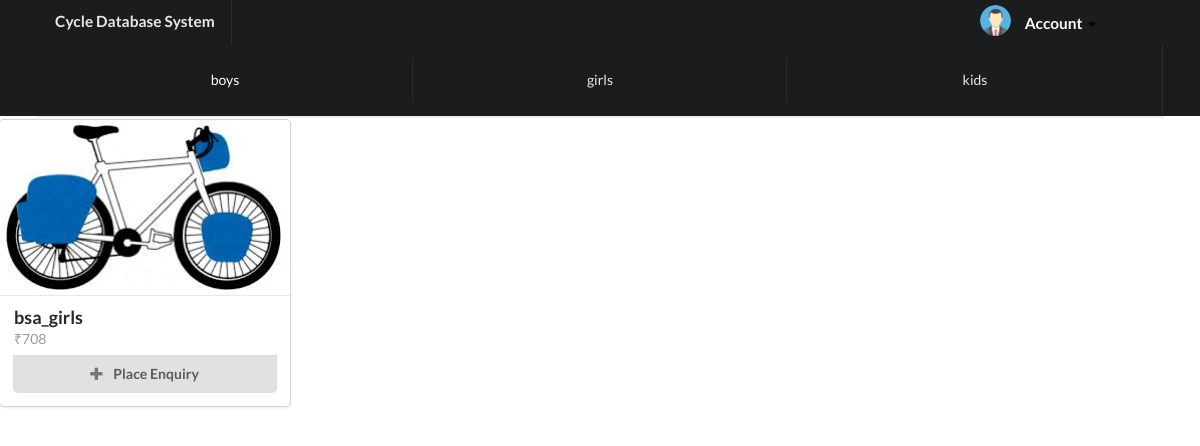
/allStock?cat=girls (signed in), run on an earlier commit of the app's database.
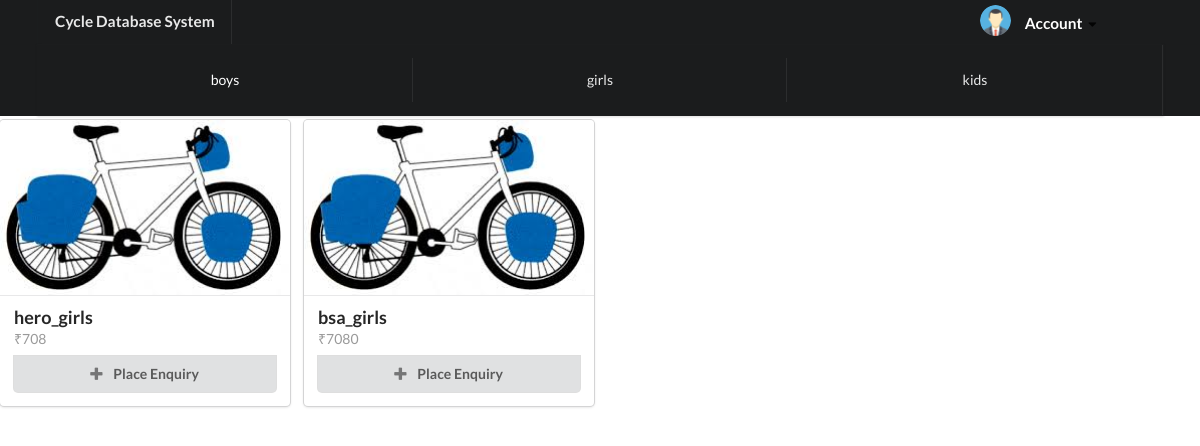
And on a later commit of the database.
### tables this page shows
CREATE TABLE stock(cycle_name varchar(50),cat_id varchar(10),cost_price number, sell_price number, cycle_image varchar(100),quantity number, description text, constraint pk_stock primary key(cycle_name),constraint fk_stock foreign key(cat_id) references category(cat_id) on delete cascade);

### application.py (the view)
@app.route('/allStock', methods=['GET','POST'])
def allStock():
    if 'username' in session:
        username = session['username']
        con = sql.connect('database.db')
        cur = con.cursor()
        cur.execute("select e.enq_date, e.cycle_name, c.cat_name, s.sell_price from enquiry e, stock s, category c where e.cycle_name = s.cycle_name and e.cat_id = c.cat_id and e.user_id = (?)",(username,))
        rows1 = cur.fetchall()
        cat_name = request.args.get('cat')
        if(cat_name):
            cur.execute("select s.* from stock s, category c where s.cat_id = c.cat_id and c.cat_name = (?)",(cat_name,))
            rows = cur.fetchall()
            return render_template('/allStock.html', rows=rows,rows1=rows1)
        cur.execute("select s.* from stock s, category c where s.cat_id = c.cat_id and c.cat_name = 'boys'")
        rows = cur.fetchall()
        return render_template('/allStock.html', rows=rows,rows1=rows1)
    return redirect('/index')

### templates/allStock.html (shortened to what this page needs)
<html>
<head>
    <link rel="stylesheet" href="https://cdnjs.cloudflare.com/ajax/libs/semantic-ui/2.4.1/semantic.min.css">
</head>
</head>
<body>
    <div class="ui top fixed inverted menu" style="display: block;">
        <div class="ui container" style="font-size: 1.1rem;">
            <a href="/login" class="header item">Cycle Database System</a>
            <div class="ui inline dropdown" style="padding-top: 13px; padding-left:15px;">
                <div class=" text " style="color: white;">
                    <img class="ui avatar image " src="../static/avatar.png "> Account
                </div>
                <i class="dropdown icon "></i>
            </div>
        </div>
        <div class="ui container ">
            <div class="ui three item menu ">
                <a class="active item " href="/allStock?cat=boys">boys</a>
                <a class="item " href="/allStock?cat=girls">girls</a>
                <a class="item " href="/allStock?cat=kids">kids</a>
            </div>
        </div>
    </div>
    <div class="ui link cards">
    {% for row in rows %}
        <div class="card">
            <div class="image">
                <img src="../static/image/{{row[4]}}">
            </div>
            <div class="content">
                <a class="header">{{row[0]}}</a>
                <div class="meta">
                    <span class="date">₹{{row[3]}}</span>
                </div>
                <a  href = "/enquiry?cycle={{row[0]}}&cat={{row[1]}}">
                    <div class="ui bottom attached button" >
                            <i class="add icon"></i>
                            Place Enquiry
                    </div>
                </a>
            </div>
        </div>
        {% endfor %}
    </div>
</body>
</html>

What changed in the data, as far as the page shows it:
added stock: cycle_image (picture), cycle_name "hero_girls", sell_price "708"
changed stock "bsa_girls": sell_price "708" → "7080"
